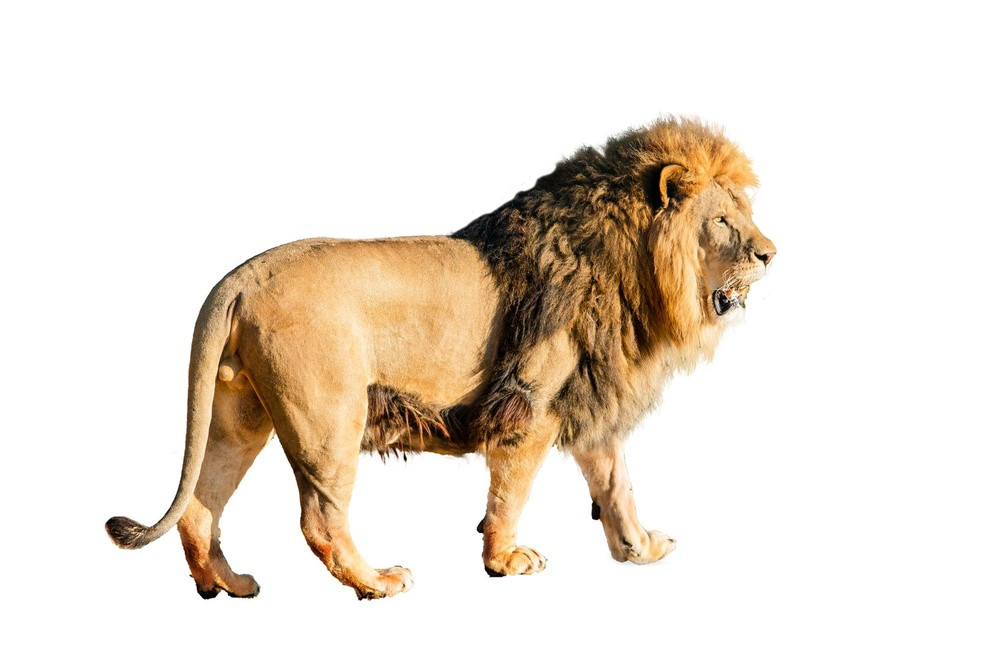
%> input picture COE843_HW/lion.jpg, 1000 x 667 px, shrunk from 1500 x 1000 before the run
$ octave HW2.m   (GNU Octave 9; MATLAB toolbox functions it lacks are replaced by stand-ins)
%> lines starting %> are read from the running program, lines starting %| are printed output that depends on the picture; in (x1, y1, x2, y2) boxes, pixels count from 0 and x2, y2 are one past the last pixel; in counts of white or black regions, pixels touching at a corner belong together; the program's own positions count from 1
%% Problem 1.

% Display Original Image
img = imread("lion.jpg");
%> img is the input picture: size 667x1000x3 uint8; mean R, G, B 235.1, 225.6, 214.6
imshow(img);
title ('The Lion - Original Image');

% Display Grey Image
subplot(2, 2, 1);
imggray = rgb2gray(img);
imshow(imggray);
title ('The Lion - Grayscale Image');

% Robert Edge Detector
subplot(2, 2, 2);
robert = edge(imggray,"roberts");
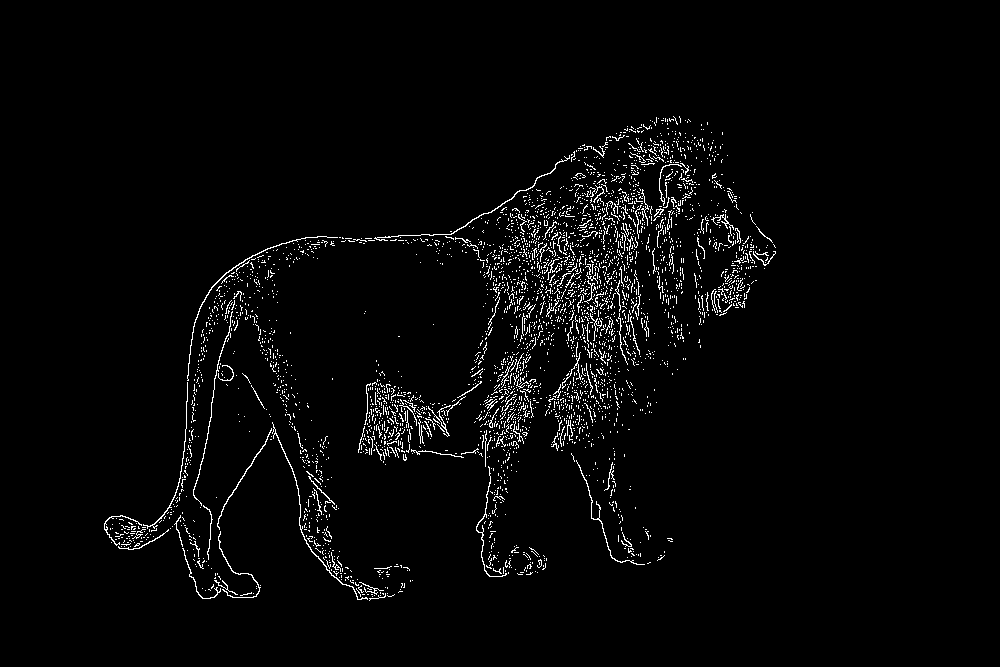
%> robert: size 667x1000 logical; 2.6% white in thin lines or dots, all inside (x1, y1, x2, y2) = (104, 116, 776, 601)
imshow(robert);
title('Robert Mask');

% Prewitt Edge Detector
subplot(2, 2, 3);
prewitt = edge(imggray,"prewitt");
%> prewitt: size 667x1000 logical; 2.6% white in thin lines or dots, all inside (x1, y1, x2, y2) = (105, 114, 777, 601)
imshow(prewitt);
title('Prewitt Mask');

% Sobel Edge Detector
subplot(2, 2, 4);
sobel = edge(imggray,"sobel");
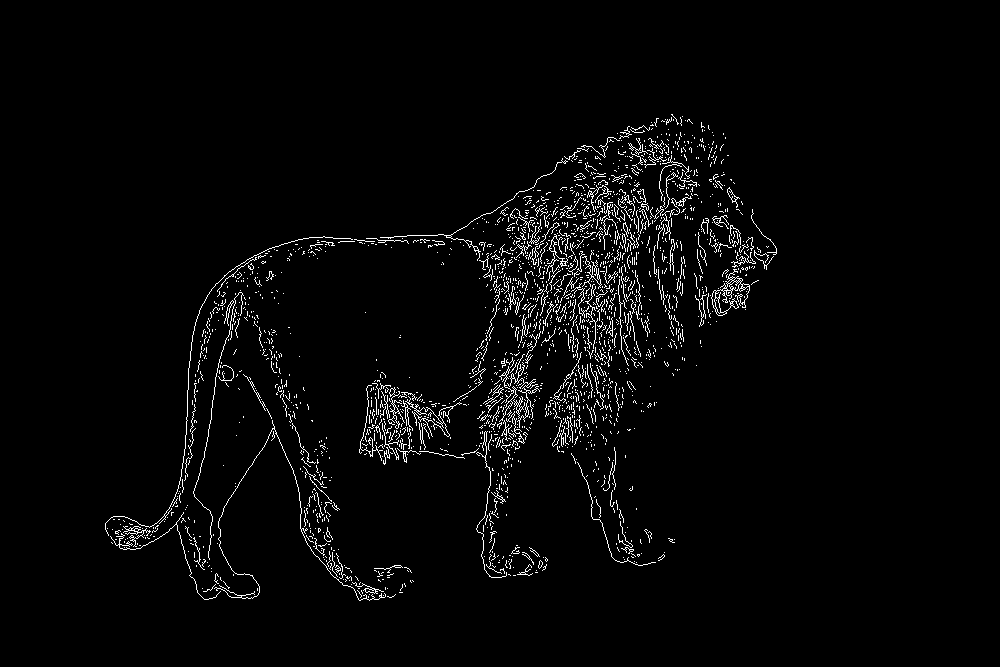
%> sobel: size 667x1000 logical; 2.7% white in thin lines or dots, all inside (x1, y1, x2, y2) = (105, 114, 777, 601)
imshow(sobel);
title('Sobel Mask');

%% Problem 3.

img = imread("lion.jpg");

% Greyscale Image
subplot(2, 2, 1);
imggray = rgb2gray(img);
imshow(imggray);
title('The Lion - Grayscale Image');

% Sharpened Image
sharpen = imsharpen(imggray);
subplot(2, 2, 2);
imshow(sharpen);
title('The Lion - Sharpened Image');

% High Boost Filtered Image k=1
subplot(2, 2, 3);
hbf = imsharpen(imggray, "radius", 5, "amount", 1);
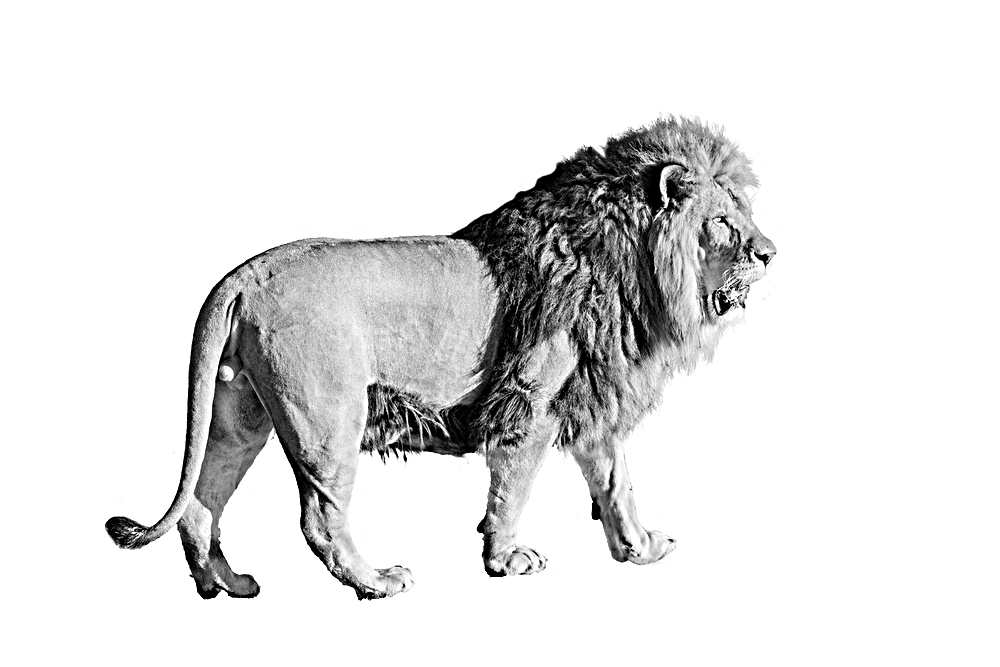
%> hbf: size 667x1000 uint8; min 0, max 255, mean 226.8
imshow(hbf);
title('HBF Lion Image k=1');


% High Boost Filtered Image k=5
subplot(2, 2, 4);
hbf2 = imsharpen(imggray, "radius", 5, "amount", 5);
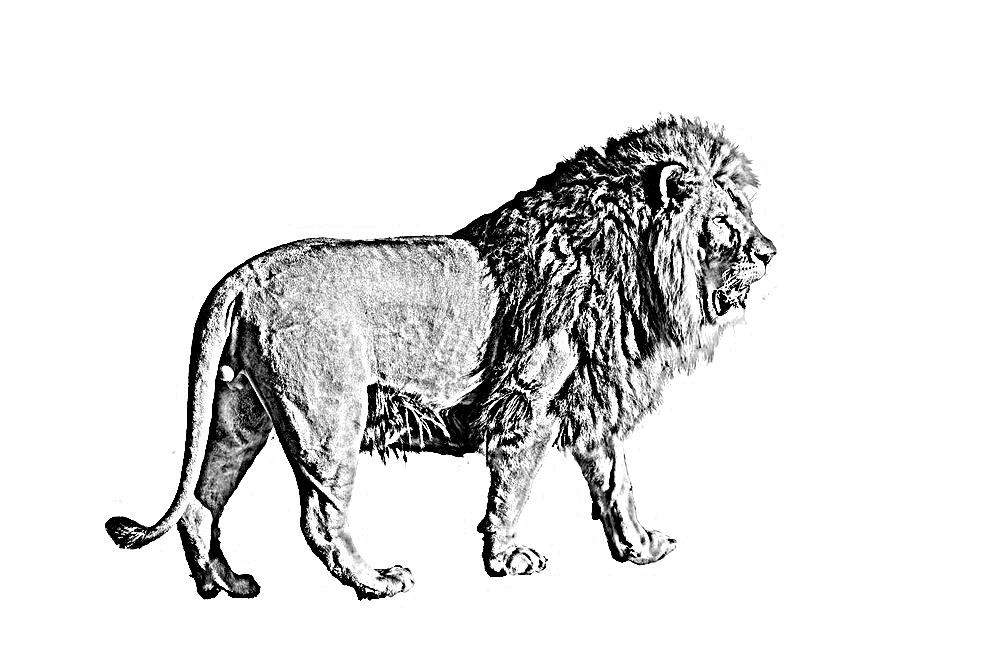
%> hbf2: size 667x1000 uint8; min 0, max 255, mean 226.6
imshow(hbf2);
title('HBF Lion Image k=5');

%% Problem 4.

% Original & Grayscale Image
subplot(3,2,1);
img = imread("lion.jpg");
imshow(img);
title('The Lion - Original Image');

subplot(3,2,2);
imggray = rgb2gray(img);
imshow(imggray);
title('The Lion - Grayscale Image');

% Noise Levels
noise1 = 0.25;
noise2 = 0.001;

% Gaussian noise #1
subplot(3,2,3);
gaus1 = imnoise(imggray,"gaussian", noise1);
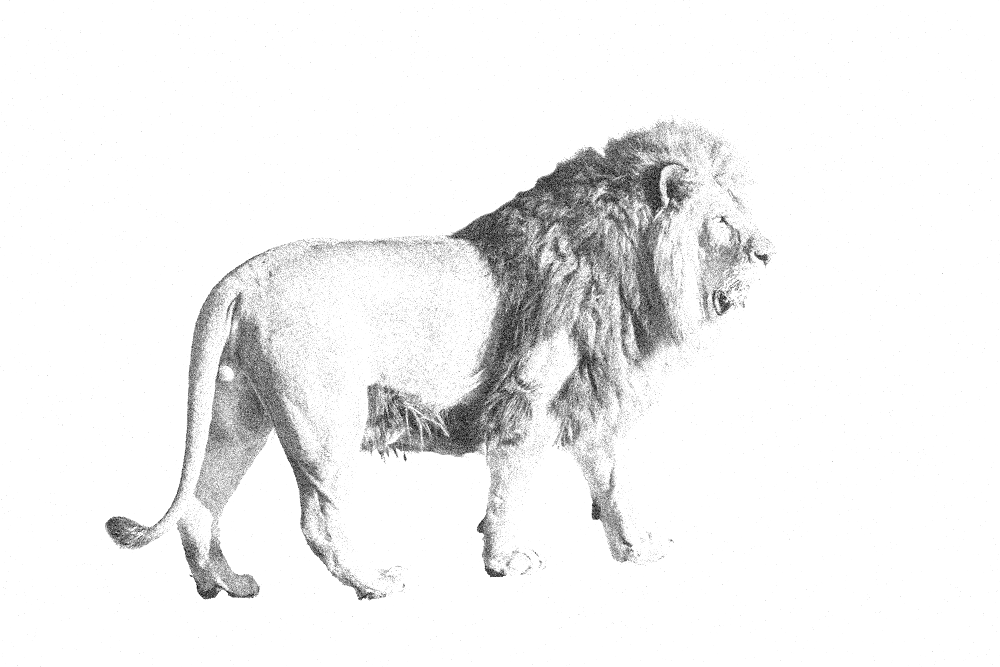
%> gaus1: size 667x1000 uint8; min 0, max 255, mean 240.7
imshow(gaus1);
title('Image #1 - Gaussian Noise of 0.25');

% Gaussian noise #2
subplot(3,2,4);
gaus2 = imnoise(imggray,"gaussian", noise2);
imshow(gaus2);
title('Image #2 - Gaussian Noise of 0.001');

% Average Filter
subplot(3,2,5);
AvgFilter = filter2(fspecial('average',3),gaus1)/255;
imshow(AvgFilter);
title('Average filter on Gaussian Image #1');

% Gaussian Filter
subplot(3,2,6);
GausFilter = imgaussfilt(gaus2, 0.9);
imshow(SecondGaus);
%> (this line was passed over: SecondGaus is not available in this run)
title('Gaussian filter on Gaussian Image #2');

%% Part 2

% Display Original Image
figure;
img = imread('lowlight.jpg');
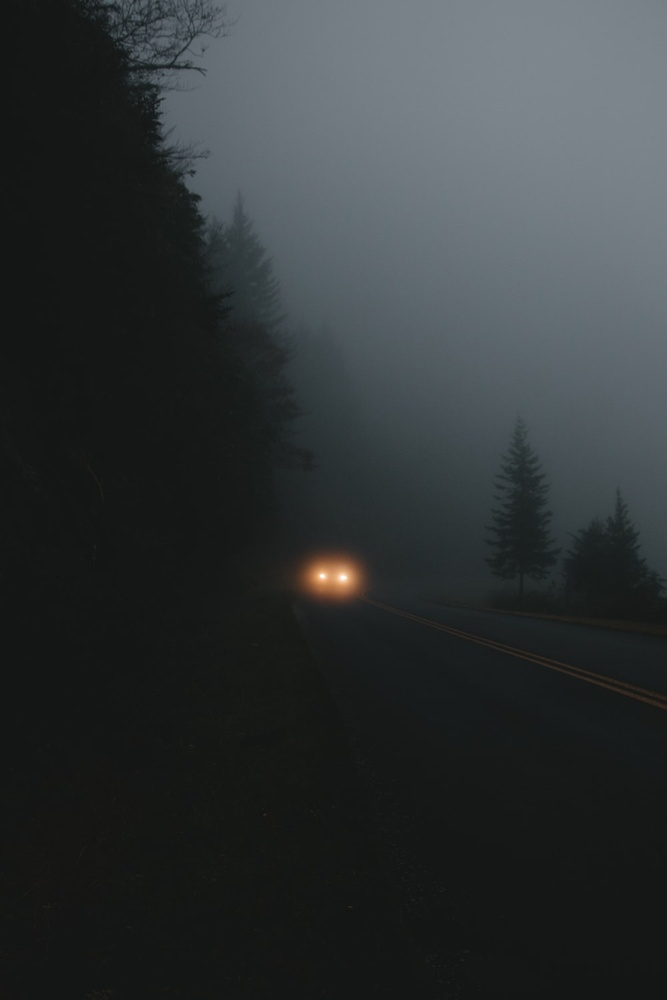
%> input picture COE843_HW/lowlight.jpg, 667 x 1000 px, shrunk from 1000 x 1500 before the run
%> img is the input picture: size 1000x667x3 uint8; mean R, G, B 48.4, 53, 54.3
imshow(img);
title ('Lowlight - Original Image');

% Display Greyscale Image
figure;
imggray = rgb2gray(img);
%> imggray: size 1000x667 uint8
imshow(imggray);
title ('Lowlight - Grayscale Image');

% Inverted Image
figure;
imgInv = imcomplement(img);
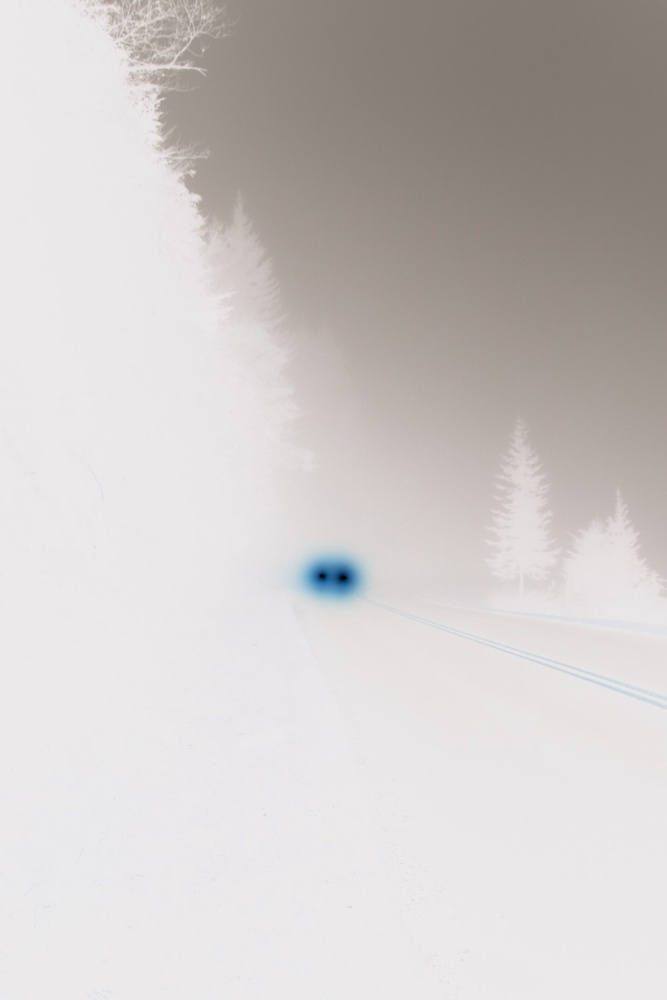
%> imgInv: size 1000x667x3 uint8; mean R, G, B 206.6, 202, 200.7
imshow(imgInv);
title('Lowlight - Inverted Image');

% Apply haze reduction algorithm
figure;
%> (the run ends here)
